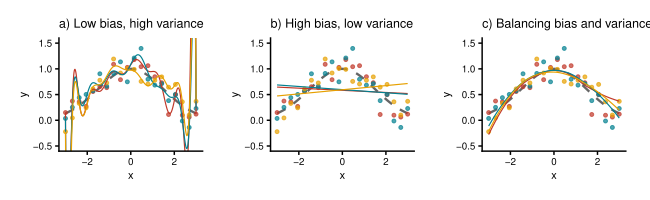

The script that saved this image:
###############################################################
# Conceptual figure: bias-variance tradeoff
#
# True model: Gaussian curve f(x) = exp(-0.5 * (x/1.5)^2)
# Three noisy realizations are fit with:
#   a) a full (degree n-1) interpolating polynomial
#   b) the same polynomial basis regularized with a horseshoe prior
###############################################################

library(rstan)
library(here)
library(tidyverse)
library(patchwork)
devtools::load_all(here())

rstan_options(auto_write = TRUE)
options(mc.cores = parallel::detectCores())

set.seed(260731)

# ---- Setup -------------------------------------------------------

true_f  <- function(x) {
  exp(-0.5 * (x / 1.5)^2)
}

n_obs   <- 20
degree  <- 15
sigma_e <- 0.15

x_obs  <- seq(-3, 3, length.out = n_obs)
x_pred <- seq(-3, 3, length.out = 400)

# three dataset colors
pal <- c("#c03728", "#028090", "#e6a000")

# ---- Generate 3 realizations ------------------------------------

datasets <- lapply(1:3, function(i) {
  data.frame(
    x   = x_obs,
    y   = true_f(x_obs) + rnorm(n_obs, 0, sigma_e),
    rep = factor(i)
  )
})

obs_df  <- bind_rows(datasets)
true_df <- data.frame(x = x_pred, y = true_f(x_pred))

# ---- Panel a: full interpolating polynomial ----

poly_df <- bind_rows(lapply(1:3, function(i) {
  d   <- datasets[[i]]
  fit <- lm(y ~ poly(x, degree), data = d)
  data.frame(
    x   = x_pred,
    y   = predict(fit, newdata = data.frame(x = x_pred)),
    rep = factor(i)
  )
}))

# ---- Panel b: horseshoe-regularized polynomial ------------------

hs_mod <- stan_model(here("Stan/sparse_reg_FHS.stan"))

hs_df <- bind_rows(lapply(1:3, function(i) {
  d  <- datasets[[i]]

  # orthogonal polynomial basis anchored to training x
  pb <- poly(d$x, degree)
  X_train <- cbind(1, as.matrix(pb))
  X_new   <- cbind(1, predict(pb, newdata = x_pred))

  datlist <- list(
    N        = n_obs,
    P0       = 1,                   # intercept unshrunk
    P        = ncol(X_train),
    y        = d$y,
    X        = X_train,
    tau0     = tau0(d$y, m0 = 2, M = degree, N = n_obs, fam = "gaussian"),
    slab_scl = 2,
    slab_df  = 4,
    N_new    = length(x_pred),
    X_new    = X_new
  )

  fit   <- sampling(
    hs_mod, data = datlist,
    chains = 4, cores = 4,
    iter = 2000, warmup = 1000,
    refresh = 0
  )

  y_rep <- rstan::extract(fit, pars = "y_rep")$y_rep
  y_new <- y_rep[, (n_obs + 1):(n_obs + length(x_pred))]

  data.frame(
    x   = x_pred,
    y   = colMeans(y_new),
    lo  = apply(y_new, 2, quantile, 0.1),
    hi  = apply(y_new, 2, quantile, 0.9),
    rep = factor(i)
  )
}))

# ---- Shared theme -----

fig_theme <- theme_classic() +
  theme(
    legend.position = "none",
    axis.title      = element_text(size = 8),
    axis.text       = element_text(size = 7),
    plot.title      = element_text(size = 9),
    plot.margin     = margin(8, 12, 8, 8)
  )

y_lim <- c(-0.5, 1.5)

# ---- Figure ----

## ---- Panel a ----

p1 <- ggplot() +
  geom_line(
    data = true_df,
    aes(x = x, y = y),
    color = "grey40", linewidth = 0.8, linetype = "dashed"
  ) +
  geom_point(
    data = obs_df,
    aes(x = x, y = y, color = rep),
    size = 1, alpha = 0.7
  ) +
  geom_line(
    data  = poly_df,
    aes(x = x, y = y, color = rep),
    linewidth = 0.4
  ) +
  scale_color_manual(values = pal) +
  coord_cartesian(ylim = y_lim) +
  labs(x = "x", y = "y",
       title = "a) Low bias, high variance") +
  fig_theme

## ---- Panel b ----

p2 <- ggplot() +
  geom_line(data  = true_df,
            aes(x = x, y = y),
            color = "grey40", linewidth = 0.8, linetype = "dashed") +
  geom_point(
    data = obs_df,
    aes(x, y, color = rep),
    size = 1,
    alpha = 0.7
  ) +
  geom_smooth(
    data = obs_df,
    aes(x, y, color = rep),
    linewidth = 0.4,
    se = F, method = "lm"
  ) +
  scale_color_manual(values = pal) +
  coord_cartesian(ylim = y_lim) +
  labs(x = "x", y = "y",
       title = "b) High bias, low variance") +
  fig_theme

## ---- Panel c ----

p3 <- ggplot() +
  geom_line(
    data = true_df,
    aes(x = x, y = y),
    color = "grey40",
    linewidth = 0.8,
    linetype = "dashed"
  ) +
  geom_point(
    data = obs_df,
    aes(x = x, y = y, color = rep),
    size = 1,
    alpha = 0.7
  ) +
  geom_smooth(
    data = hs_df,
    aes(x = x, y = y, color = rep),
    se = F,
    linewidth = 0.4
  ) +
  scale_color_manual(values = pal) +
  coord_cartesian(ylim = y_lim) +
  labs(x = "x", y = "y",
       title = "c) Balancing bias and variance") +
  fig_theme

# ---- Combine and save -------------------------------------------

fig <- p1 + p2 + p3

ggsave(
  here("Figures/bias_variance_tradeoff.pdf"),
  plot = fig,
  width = 6.5,
  height = 2,
  units = "in",
  dpi = 400,
  device = "pdf"
)
